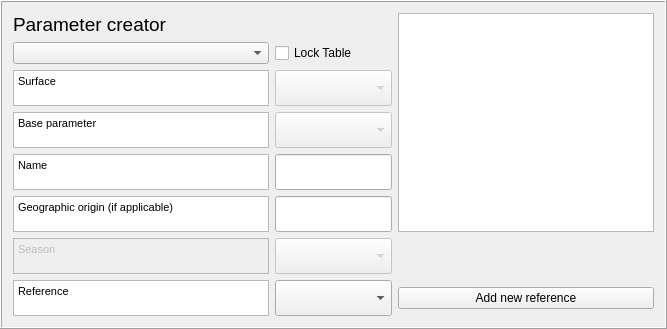
    <widget class="QFrame" name="frame1">
     <property name="frameShape">
      <enum>QFrame::Box</enum>
     </property>
     <property name="frameShadow">
      <enum>QFrame::Raised</enum>
     </property>
     <layout class="QGridLayout" name="gridLayout_2">
      <item row="0" column="0">
       <widget class="QLabel" name="label_42">
        <property name="font">
         <font>
          <pointsize>14</pointsize>
          <weight>50</weight>
          <bold>false</bold>
         </font>
        </property>
        <property name="text">
         <string>&lt;!DOCTYPE HTML PUBLIC &quot;-//W3C//DTD HTML 4.0//EN&quot; &quot;http://www.w3.org/TR/REC-html40/strict.dtd&quot;&gt;
&lt;html&gt;&lt;head&gt;&lt;meta name=&quot;qrichtext&quot; content=&quot;1&quot; /&gt;&lt;style type=&quot;text/css&quot;&gt;
p, li { white-space: pre-wrap; }
&lt;/style&gt;&lt;/head&gt;&lt;body style=&quot; font-family:'MS Shell Dlg 2'; font-size:14pt; font-weight:400; font-style:normal;&quot;&gt;
&lt;p style=&quot; margin-top:0px; margin-bottom:0px; margin-left:0px; margin-right:0px; -qt-block-indent:0; text-indent:0px;&quot;&gt;Parameter creator&lt;/p&gt;&lt;/body&gt;&lt;/html&gt;</string>
        </property>
       </widget>
      </item>
      <item row="7" column="1">
       <widget class="QComboBox" name="comboBoxRef">
        <property name="sizePolicy">
         <sizepolicy hsizetype="Expanding" vsizetype="Fixed">
          <horstretch>0</horstretch>
          <verstretch>0</verstretch>
         </sizepolicy>
        </property>
        <property name="minimumSize">
         <size>
          <width>0</width>
          <height>0</height>
         </size>
        </property>
        <property name="maximumSize">
         <size>
          <width>500</width>
          <height>36</height>
         </size>
        </property>
        <item>
         <property name="text">
          <string/>
         </property>
        </item>
       </widget>
      </item>
      <item row="4" column="1">
       <widget class="QgsFilterLineEdit" name="textEditName">
        <property name="maximumSize">
         <size>
          <width>16777215</width>
          <height>36</height>
         </size>
        </property>
        <property name="inputMethodHints">
         <set>Qt::ImhNone</set>
        </property>
        <property name="qgisRelation" stdset="0">
         <string notr="true"/>
        </property>
       </widget>
      </item>
      <item row="6" column="0">
       <widget class="QTextBrowser" name="textBrowserSeason">
        <property name="enabled">
         <bool>false</bool>
        </property>
        <property name="sizePolicy">
         <sizepolicy hsizetype="Expanding" vsizetype="Fixed">
          <horstretch>0</horstretch>
          <verstretch>0</verstretch>
         </sizepolicy>
        </property>
        <property name="maximumSize">
         <size>
          <width>16777215</width>
          <height>36</height>
         </size>
        </property>
        <property name="html">
         <string>&lt;!DOCTYPE HTML PUBLIC &quot;-//W3C//DTD HTML 4.0//EN&quot; &quot;http://www.w3.org/TR/REC-html40/strict.dtd&quot;&gt;
&lt;html&gt;&lt;head&gt;&lt;meta name=&quot;qrichtext&quot; content=&quot;1&quot; /&gt;&lt;style type=&quot;text/css&quot;&gt;
p, li { white-space: pre-wrap; }
&lt;/style&gt;&lt;/head&gt;&lt;body style=&quot; font-family:'MS Shell Dlg 2'; font-size:8.25pt; font-weight:400; font-style:normal;&quot;&gt;
&lt;p style=&quot; margin-top:0px; margin-bottom:0px; margin-left:0px; margin-right:0px; -qt-block-indent:0; text-indent:0px;&quot;&gt;&lt;span style=&quot; font-size:8pt;&quot;&gt;Season&lt;/span&gt;&lt;/p&gt;&lt;/body&gt;&lt;/html&gt;</string>
        </property>
       </widget>
      </item>
      <item row="2" column="0">
       <widget class="QTextBrowser" name="textBrowser_Surface">
        <property name="sizePolicy">
         <sizepolicy hsizetype="Expanding" vsizetype="Fixed">
          <horstretch>0</horstretch>
          <verstretch>0</verstretch>
         </sizepolicy>
        </property>
        <property name="maximumSize">
         <size>
          <width>16777215</width>
          <height>36</height>
         </size>
        </property>
        <property name="html">
         <string>&lt;!DOCTYPE HTML PUBLIC &quot;-//W3C//DTD HTML 4.0//EN&quot; &quot;http://www.w3.org/TR/REC-html40/strict.dtd&quot;&gt;
&lt;html&gt;&lt;head&gt;&lt;meta name=&quot;qrichtext&quot; content=&quot;1&quot; /&gt;&lt;style type=&quot;text/css&quot;&gt;
p, li { white-space: pre-wrap; }
&lt;/style&gt;&lt;/head&gt;&lt;body style=&quot; font-family:'MS Shell Dlg 2'; font-size:8.25pt; font-weight:400; font-style:normal;&quot;&gt;
&lt;p style=&quot; margin-top:0px; margin-bottom:0px; margin-left:0px; margin-right:0px; -qt-block-indent:0; text-indent:0px;&quot;&gt;&lt;span style=&quot; font-size:8pt;&quot;&gt;Surface&lt;/span&gt;&lt;/p&gt;&lt;/body&gt;&lt;/html&gt;</string>
        </property>
       </widget>
      </item>
      <item row="2" column="1">
       <widget class="QComboBox" name="comboBoxSurface">
        <property name="enabled">
         <bool>false</bool>
        </property>
        <property name="sizePolicy">
         <sizepolicy hsizetype="Expanding" vsizetype="Fixed">
          <horstretch>0</horstretch>
          <verstretch>0</verstretch>
         </sizepolicy>
        </property>
        <property name="maximumSize">
         <size>
          <width>16777215</width>
          <height>36</height>
         </size>
        </property>
        <property name="currentIndex">
         <number>-1</number>
        </property>
        <item>
         <property name="text">
          <string>Paved</string>
         </property>
        </item>
        <item>
         <property name="text">
          <string>Building</string>
         </property>
        </item>
        <item>
         <property name="text">
          <string>Evergreen Tree</string>
         </property>
        </item>
        <item>
         <property name="text">
          <string>Deciduous Tree</string>
         </property>
        </item>
        <item>
         <property name="text">
          <string>Grass</string>
         </property>
        </item>
        <item>
         <property name="text">
          <string>Bare Soil</string>
         </property>
        </item>
        <item>
         <property name="text">
          <string>Grass</string>
         </property>
        </item>
        <item>
         <property name="text">
          <string>Water</string>
         </property>
        </item>
        <item>
         <property name="text">
          <string>Snow</string>
         </property>
        </item>
       </widget>
      </item>
      <item row="1" column="0">
       <widget class="QComboBox" name="comboBoxTableSelect">
        <property name="toolTip">
         <string/>
        </property>
       </widget>
      </item>
      <item row="0" column="2" rowspan="6">
       <widget class="QTextBrowser" name="textBrowserRef">
        <property name="sizePolicy">
         <sizepolicy hsizetype="Expanding" vsizetype="Preferred">
          <horstretch>0</horstretch>
          <verstretch>0</verstretch>
         </sizepolicy>
        </property>
        <property name="maximumSize">
         <size>
          <width>500</width>
          <height>16777215</height>
         </size>
        </property>
       </widget>
      </item>
      <item row="5" column="1">
       <widget class="QgsFilterLineEdit" name="textEditOrig">
        <property name="maximumSize">
         <size>
          <width>16777215</width>
          <height>36</height>
         </size>
        </property>
        <property name="qgisRelation" stdset="0">
         <string notr="true"/>
        </property>
       </widget>
      </item>
      <item row="4" column="0">
       <widget class="QTextBrowser" name="textBrowserDesc">
        <property name="sizePolicy">
         <sizepolicy hsizetype="Expanding" vsizetype="Fixed">
          <horstretch>0</horstretch>
          <verstretch>0</verstretch>
         </sizepolicy>
        </property>
        <property name="maximumSize">
         <size>
          <width>16777215</width>
          <height>36</height>
         </size>
        </property>
        <property name="html">
         <string>&lt;!DOCTYPE HTML PUBLIC &quot;-//W3C//DTD HTML 4.0//EN&quot; &quot;http://www.w3.org/TR/REC-html40/strict.dtd&quot;&gt;
&lt;html&gt;&lt;head&gt;&lt;meta name=&quot;qrichtext&quot; content=&quot;1&quot; /&gt;&lt;style type=&quot;text/css&quot;&gt;
p, li { white-space: pre-wrap; }
&lt;/style&gt;&lt;/head&gt;&lt;body style=&quot; font-family:'MS Shell Dlg 2'; font-size:8.25pt; font-weight:400; font-style:normal;&quot;&gt;
&lt;p style=&quot; margin-top:0px; margin-bottom:0px; margin-left:0px; margin-right:0px; -qt-block-indent:0; text-indent:0px;&quot;&gt;&lt;span style=&quot; font-size:8pt;&quot;&gt;Name&lt;/span&gt;&lt;/p&gt;&lt;/body&gt;&lt;/html&gt;</string>
        </property>
       </widget>
      </item>
      <item row="7" column="2">
       <widget class="QPushButton" name="pushButtonToRefManager">
        <property name="text">
         <string>Add new reference</string>
        </property>
       </widget>
      </item>
      <item row="5" column="0">
       <widget class="QTextBrowser" name="textBrowserOrig">
        <property name="sizePolicy">
         <sizepolicy hsizetype="Expanding" vsizetype="Fixed">
          <horstretch>0</horstretch>
          <verstretch>0</verstretch>
         </sizepolicy>
        </property>
        <property name="maximumSize">
         <size>
          <width>16777215</width>
          <height>36</height>
         </size>
        </property>
        <property name="html">
         <string>&lt;!DOCTYPE HTML PUBLIC &quot;-//W3C//DTD HTML 4.0//EN&quot; &quot;http://www.w3.org/TR/REC-html40/strict.dtd&quot;&gt;
&lt;html&gt;&lt;head&gt;&lt;meta name=&quot;qrichtext&quot; content=&quot;1&quot; /&gt;&lt;style type=&quot;text/css&quot;&gt;
p, li { white-space: pre-wrap; }
&lt;/style&gt;&lt;/head&gt;&lt;body style=&quot; font-family:'MS Shell Dlg 2'; font-size:8.25pt; font-weight:400; font-style:normal;&quot;&gt;
&lt;p style=&quot; margin-top:0px; margin-bottom:0px; margin-left:0px; margin-right:0px; -qt-block-indent:0; text-indent:0px;&quot;&gt;&lt;span style=&quot; font-size:8pt;&quot;&gt;Geographic origin (if applicable)&lt;/span&gt;&lt;/p&gt;&lt;/body&gt;&lt;/html&gt;</string>
        </property>
       </widget>
      </item>
      <item row="6" column="1">
       <widget class="QComboBox" name="comboBoxSeason">
        <property name="enabled">
         <bool>false</bool>
        </property>
        <property name="sizePolicy">
         <sizepolicy hsizetype="Expanding" vsizetype="Fixed">
          <horstretch>0</horstretch>
          <verstretch>0</verstretch>
         </sizepolicy>
        </property>
        <property name="maximumSize">
         <size>
          <width>16777215</width>
          <height>36</height>
         </size>
        </property>
        <property name="currentIndex">
         <number>0</number>
        </property>
        <item>
         <property name="text">
          <string/>
         </property>
        </item>
        <item>
         <property name="text">
          <string>Summer</string>
         </property>
        </item>
        <item>
         <property name="text">
          <string>Winter</string>
         </property>
        </item>
       </widget>
      </item>
      <item row="1" column="1">
       <widget class="QCheckBox" name="checkBoxA">
        <property name="text">
         <string>Lock Table</string>
        </property>
       </widget>
      </item>
      <item row="7" column="0">
       <widget class="QTextBrowser" name="textBrowserOrig_2">
        <property name="sizePolicy">
         <sizepolicy hsizetype="Expanding" vsizetype="Fixed">
          <horstretch>0</horstretch>
          <verstretch>0</verstretch>
         </sizepolicy>
        </property>
        <property name="maximumSize">
         <size>
          <width>16777215</width>
          <height>36</height>
         </size>
        </property>
        <property name="html">
         <string>&lt;!DOCTYPE HTML PUBLIC &quot;-//W3C//DTD HTML 4.0//EN&quot; &quot;http://www.w3.org/TR/REC-html40/strict.dtd&quot;&gt;
&lt;html&gt;&lt;head&gt;&lt;meta name=&quot;qrichtext&quot; content=&quot;1&quot; /&gt;&lt;style type=&quot;text/css&quot;&gt;
p, li { white-space: pre-wrap; }
&lt;/style&gt;&lt;/head&gt;&lt;body style=&quot; font-family:'MS Shell Dlg 2'; font-size:8.25pt; font-weight:400; font-style:normal;&quot;&gt;
&lt;p style=&quot; margin-top:0px; margin-bottom:0px; margin-left:0px; margin-right:0px; -qt-block-indent:0; text-indent:0px;&quot;&gt;&lt;span style=&quot; font-size:8pt;&quot;&gt;Reference&lt;/span&gt;&lt;/p&gt;&lt;/body&gt;&lt;/html&gt;</string>
        </property>
       </widget>
      </item>
      <item row="3" column="0">
       <widget class="QTextBrowser" name="textBrowser_Base">
        <property name="sizePolicy">
         <sizepolicy hsizetype="Expanding" vsizetype="Fixed">
          <horstretch>0</horstretch>
          <verstretch>0</verstretch>
         </sizepolicy>
        </property>
        <property name="maximumSize">
         <size>
          <width>16777215</width>
          <height>36</height>
         </size>
        </property>
        <property name="html">
         <string>&lt;!DOCTYPE HTML PUBLIC &quot;-//W3C//DTD HTML 4.0//EN&quot; &quot;http://www.w3.org/TR/REC-html40/strict.dtd&quot;&gt;
&lt;html&gt;&lt;head&gt;&lt;meta name=&quot;qrichtext&quot; content=&quot;1&quot; /&gt;&lt;style type=&quot;text/css&quot;&gt;
p, li { white-space: pre-wrap; }
&lt;/style&gt;&lt;/head&gt;&lt;body style=&quot; font-family:'MS Shell Dlg 2'; font-size:8.25pt; font-weight:400; font-style:normal;&quot;&gt;
&lt;p style=&quot; margin-top:0px; margin-bottom:0px; margin-left:0px; margin-right:0px; -qt-block-indent:0; text-indent:0px;&quot;&gt;Base parameter&lt;/p&gt;&lt;/body&gt;&lt;/html&gt;</string>
        </property>
       </widget>
      </item>
      <item row="3" column="1">
       <widget class="QComboBox" name="comboBoxBase">
        <property name="enabled">
         <bool>false</bool>
        </property>
        <property name="sizePolicy">
         <sizepolicy hsizetype="Expanding" vsizetype="Fixed">
          <horstretch>0</horstretch>
          <verstretch>0</verstretch>
         </sizepolicy>
        </property>
        <property name="maximumSize">
         <size>
          <width>16777215</width>
          <height>36</height>
         </size>
        </property>
        <property name="currentIndex">
         <number>-1</number>
        </property>
        <item>
         <property name="text">
          <string>Paved</string>
         </property>
        </item>
        <item>
         <property name="text">
          <string>Building</string>
         </property>
        </item>
        <item>
         <property name="text">
          <string>Evergreen Tree</string>
         </property>
        </item>
        <item>
         <property name="text">
          <string>Deciduous Tree</string>
         </property>
        </item>
        <item>
         <property name="text">
          <string>Grass</string>
         </property>
        </item>
        <item>
         <property name="text">
          <string>Bare Soil</string>
         </property>
        </item>
        <item>
         <property name="text">
          <string>Grass</string>
         </property>
        </item>
        <item>
         <property name="text">
          <string>Water</string>
         </property>
        </item>
        <item>
         <property name="text">
          <string>Snow</string>
         </property>
        </item>
       </widget>
      </item>
     </layout>
    </widget>
